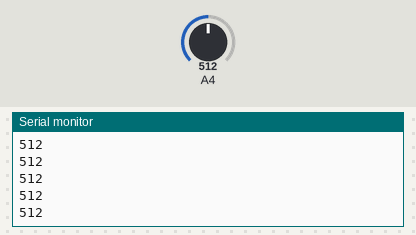
The sketch below on a simulated Arduino Mega 2560, built with avr-gcc and run on an emulated ATmega2560. On the bench: the last lines printed to the serial monitor. The test bench sets the inputs (shaded band); at power-on: A4 = 512.

Above: at 1.2 s.
1.3 s: A4 set to 716
At 1.31 s:
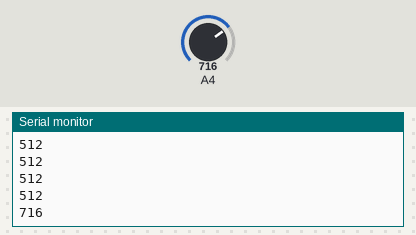
2.8 s: A4 set to 900
At 2.81 s:
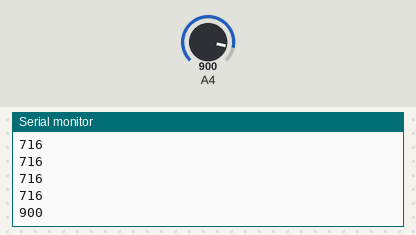
Timing chart, 0 to 5.8 s (numbered marks = the images above; inputs shaded):
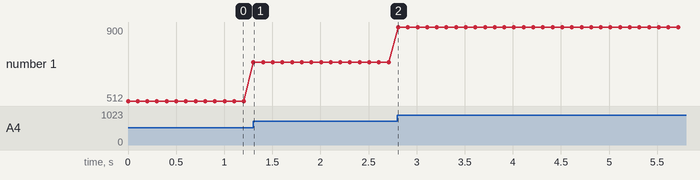

Measured:
- after the input at 1.3 s, the serial monitor: prints a new line at once (image 1)
- after the input at 2.8 s, the serial monitor: prints a new line at once (image 2)
- plotted number 1: 512 → 716 after the input at 1.3 s, 716 → 900 after the input at 2.8 s

The sketch:

potentiometre.ino
```cpp
#define PIN_POT 36

/* Ce programme lit la valeur de l'entree analogique et l'ecrit sur le port serie */

void setup(void)
{
  Serial.begin(115200);
  pinMode(PIN_POT, INPUT);
}

void loop(void)
{
  int valeur;

  valeur = analogRead(PIN_POT);

  Serial.println(valeur);

  delay(100);
}
```
